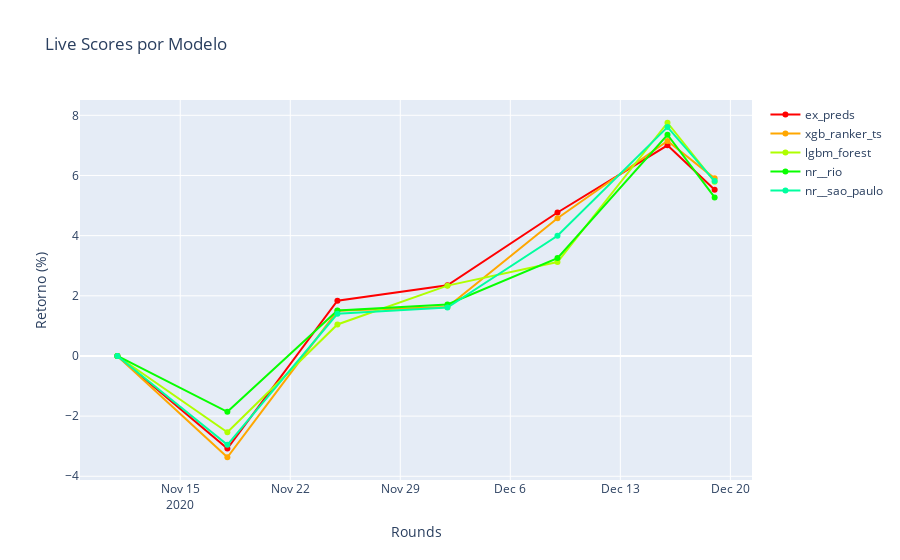

The cell this chart's notebook holds for it:
### Code cell
visualize.plot_live_scores(live_dict['models'], live_dict['round'], base="weekly")

### Figure 1 — Plotly figure (JSON) as saved in the notebook; plotly's stock layout.template omitted (floating-point values rounded to 4 significant figures)
{"data": [{"line": {"shape": "linear"}, "marker": {"color": "#ff0000"}, "name": "ex_preds", "type": "scatter", "x": ["2020-11-11T00:00:00+00:00", "2020-11-18T00:00:00+00:00", "2020-11-25T00:00:00+00:00", "2020-12-02T00:00:00+00:00", "2020-12-09T00:00:00+00:00", "2020-12-16T00:00:00+00:00", "2020-12-19T00:00:00+00:00", null], "y": [0, -3.077, 1.835, 2.351, 4.77, 7.003, 5.526]}, {"line": {"shape": "linear"}, "marker": {"color": "#ffa700"}, "name": "xgb_ranker_ts", "type": "scatter", "x": ["2020-11-11T00:00:00+00:00", "2020-11-18T00:00:00+00:00", "2020-11-25T00:00:00+00:00", "2020-12-02T00:00:00+00:00", "2020-12-09T00:00:00+00:00", "2020-12-16T00:00:00+00:00", "2020-12-19T00:00:00+00:00", null], "y": [0, -3.368, 1.501, 1.629, 4.579, 7.146, 5.904]}, {"line": {"shape": "linear"}, "marker": {"color": "#afff00"}, "name": "lgbm_forest", "type": "scatter", "x": ["2020-11-11T00:00:00+00:00", "2020-11-18T00:00:00+00:00", "2020-11-25T00:00:00+00:00", "2020-12-02T00:00:00+00:00", "2020-12-09T00:00:00+00:00", "2020-12-16T00:00:00+00:00", "2020-12-19T00:00:00+00:00", null], "y": [0, -2.536, 1.047, 2.337, 3.123, 7.752, 5.791]}, {"line": {"shape": "linear"}, "marker": {"color": "#08ff00"}, "name": "nr__rio", "type": "scatter", "x": ["2020-11-11T00:00:00+00:00", "2020-11-18T00:00:00+00:00", "2020-11-25T00:00:00+00:00", "2020-12-02T00:00:00+00:00", "2020-12-09T00:00:00+00:00", "2020-12-16T00:00:00+00:00", "2020-12-19T00:00:00+00:00", null], "y": [0, -1.857, 1.512, 1.713, 3.254, 7.354, 5.271]}, {"line": {"shape": "linear"}, "marker": {"color": "#00ff9f"}, "name": "nr__sao_paulo", "type": "scatter", "x": ["2020-11-11T00:00:00+00:00", "2020-11-18T00:00:00+00:00", "2020-11-25T00:00:00+00:00", "2020-12-02T00:00:00+00:00", "2020-12-09T00:00:00+00:00", "2020-12-16T00:00:00+00:00", "2020-12-19T00:00:00+00:00", null], "y": [0, -2.953, 1.403, 1.61, 3.994, 7.607, 5.813]}], "layout": {"title": {"text": "Live Scores por Modelo"}, "xaxis": {"title": {"text": "Rounds"}}, "yaxis": {"title": {"text": "Retorno (%)"}}}}
